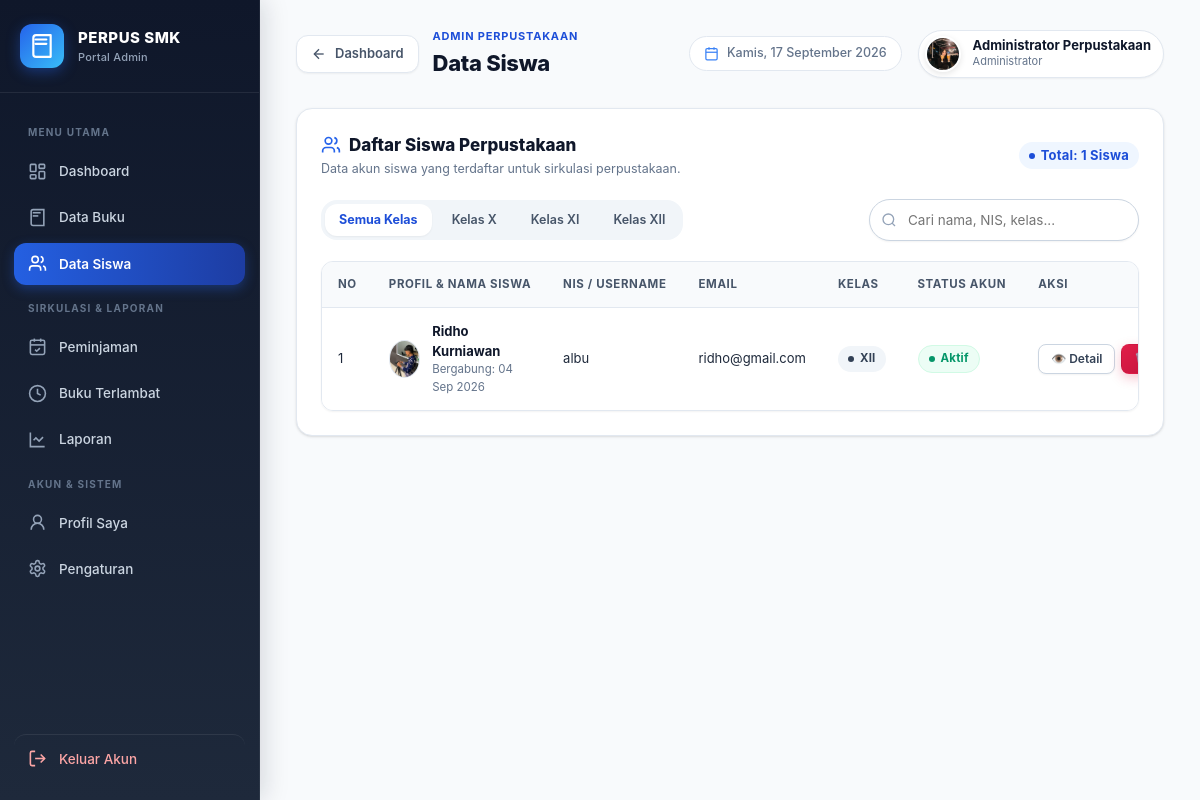
/admin/siswa.php (signed in), run on the app's committed database.
### tables this page shows
CREATE TABLE `users` (
  `id` int UNSIGNED NOT NULL,
  `nama` varchar(100) NOT NULL,
  `username` varchar(50) NOT NULL,
  `email` varchar(100) DEFAULT NULL,
  `password` varchar(255) NOT NULL,
  `kelas` varchar(50) DEFAULT NULL,
  `foto` varchar(255) DEFAULT NULL,
  `profil_lengkap` tinyint(1) NOT NULL DEFAULT '0',
  `role` enum('admin','siswa') NOT NULL DEFAULT 'siswa',
  `status` enum('aktif','nonaktif') NOT NULL DEFAULT 'aktif',
  `created_at` timestamp NULL DEFAULT CURRENT_TIMESTAMP,
  `updated_at` timestamp NULL DEFAULT CURRENT_TIMESTAMP ON UPDATE CURRENT_TIMESTAMP
);

### includes/auth.php (called while the page is built, shortened)
<?php
function e($value): string {
    return htmlspecialchars((string)$value, ENT_QUOTES, 'UTF-8');
}

### admin/siswa.php (the view, shortened to what this page needs)
<?php
require '../config/database.php';
require '../includes/auth.php';
$search = trim($_GET['q'] ?? '');
$filterKelas = trim($_GET['kelas'] ?? '');
$sql = "SELECT id, nama, username, email, kelas, foto, status, created_at FROM users WHERE role = 'siswa'";
$params = [];
$sql .= " ORDER BY nama ASC";
$stmt = $pdo->prepare($sql);
$stmt->execute($params);
$siswa = $stmt->fetchAll(PDO::FETCH_ASSOC);
include '../includes/header.php';
include '../includes/sidebar.php';
?>
<main class="main-content">
    <?php include '../includes/topbar.php'; ?>
    <div class="card">
        <div class="card-header">
            <div>
                <h3 class="card-title">
                    <svg width="20" height="20" viewBox="0 0 24 24" fill="none" stroke="var(--primary-600)" stroke-width="2">
                        <path d="M16 21v-2a4 4 0 0 0-4-4H6a4 4 0 0 0-4 4v2"/>
                        <circle cx="9" cy="7" r="4"/>
                        <path d="M22 21v-2a4 4 0 0 0-3-3.87"/>
                        <path d="M16 3.13a4 4 0 0 1 0 7.75"/>
                    </svg>
                    Daftar Siswa Perpustakaan
                </h3>
                <p class="card-subtitle">Data akun siswa yang terdaftar untuk sirkulasi perpustakaan.</p>
            </div>
            <span class="badge" style="background: var(--primary-50); color: var(--primary-700); font-size: 13px;">
                Total: <?= count($siswa) ?> Siswa
            </span>
        </div>
        <div class="filter-bar">
            <div class="filter-tabs">
                <a href="siswa.php<?= $search ? '?q='.urlencode($search) : '' ?>" class="filter-tab <?= $filterKelas === '' ? 'active' : '' ?>">Semua Kelas</a>
                <a href="siswa.php?kelas=X<?= $search ? '&q='.urlencode($search) : '' ?>" class="filter-tab <?= $filterKelas === 'X' ? 'active' : '' ?>">Kelas X</a>
                <a href="siswa.php?kelas=XI<?= $search ? '&q='.urlencode($search) : '' ?>" class="filter-tab <?= $filterKelas === 'XI' ? 'active' : '' ?>">Kelas XI</a>
                <a href="siswa.php?kelas=XII<?= $search ? '&q='.urlencode($search) : '' ?>" class="filter-tab <?= $filterKelas === 'XII' ? 'active' : '' ?>">Kelas XII</a>
            </div>
            <form method="GET" action="siswa.php" class="search-box">
                <input type="text" name="q" value="<?= e($search) ?>" placeholder="Cari nama, NIS, kelas..." class="form-control">
            </form>
        </div>
        <?php if (!empty($siswa)): ?>
            <div class="table-responsive">
                <table class="table">
                    <thead>
                        <tr>
                            <th>No</th>
                            <th>Profil & Nama Siswa</th>
                            <th>NIS / Username</th>
                            <th>Email</th>
                            <th>Kelas</th>
                            <th>Status Akun</th>
                            <th>Aksi</th>
                        </tr>
                    </thead>
                    <tbody>
                        <?php foreach ($siswa as $index => $row): ?>
                            <tr>
                                <td><?= $index + 1 ?></td>
                                <td>
                                    <div class="user-cell">
                                        <img src="<?= !empty($row['foto']) ? '../uploads/profile/' . e($row['foto']) : '../assets/images/avatar.svg' ?>" class="user-cell-avatar" alt="">
                                        <div class="user-cell-meta">
                                            <strong><?= e($row['nama']) ?></strong>
                                            <small>Bergabung: <?= date('d M Y', strtotime($row['created_at'] ?? 'now')) ?></small>
                                        </div>
                                    </div>
                                </td>
                                <td><?= e($row['username']) ?></td>
                                <td><?= e($row['email'] ?: '-') ?></td>
                                <td>
                                    <span class="badge" style="background: var(--slate-100); color: var(--slate-700);">
                                        <?= e($row['kelas'] ?: '-') ?>
                                    </span>
                                </td>
                                <td>
                                    <?php if ($row['status'] === 'aktif'): ?>
                                        <span class="badge badge-dikembalikan">Aktif</span>
                                    <?php else: ?>
                                        <span class="badge badge-ditolak">Nonaktif</span>
                                    <?php endif; ?>
                                </td>
                                <td>
                                    <div class="action-buttons">
                                        <a href="profil_siswa.php?id=<?= (int)$row['id'] ?>" class="btn btn-secondary btn-sm">
                                            👁️ Detail
                                        </a>
                                        <a href="../proses/hapus_siswa.php?id=<?= (int)$row['id'] ?>" class="btn btn-danger btn-sm" onclick="return confirm('Yakin ingin menghapus siswa <?= e($row['nama']) ?>?')" title="Hapus Siswa">
                                        </a>
                                    </div>
                                </td>
                            </tr>
                        <?php endforeach; ?>
                    </tbody>
                </table>
            </div>
        <?php else: ?>
            <div style="text-align: center; padding: 40px 20px; color: var(--slate-500);">
                Tidak ada data siswa yang sesuai dengan filter atau pencarian.
            </div>
        <?php endif; ?>
    </div>
</main>
<?php include '../includes/footer.php'; ?>

### data on the page
users: foto (picture), nama "Ridho Kurniawan", created_at "04 Sep 2026", username "albu", email "ridho@gmail.com", kelas "XII", status "Aktif"

### other printed values
$page_title "Data Siswa"
$_SESSION['user']['nama'] "Administrator Perpustakaan"
count($siswa) "1"
